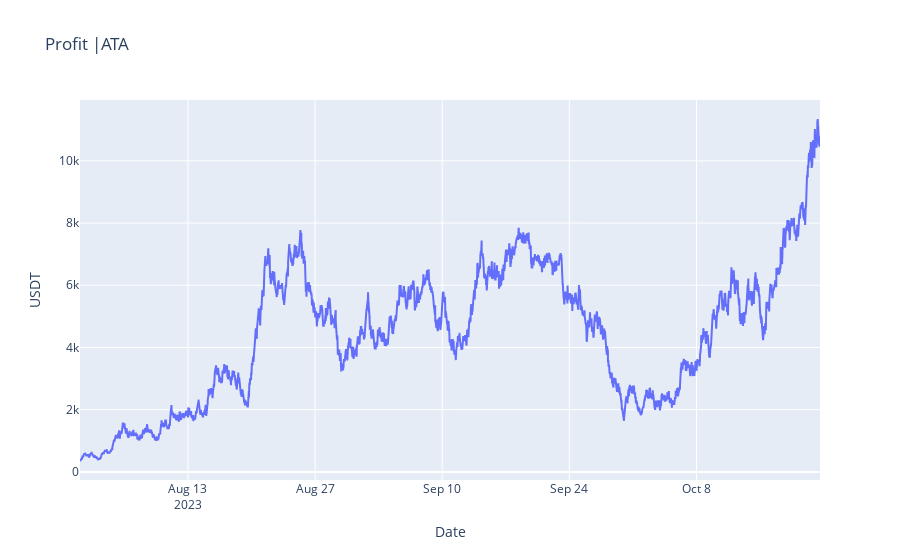

Source (notebook cell):
### Code cell
import plotly.graph_objects as go

fig = go.Figure(data=[go.Scatter(x=stats['_equity_curve'].index, y=stats['_equity_curve']['Equity'])])
fig.update_layout(title='Profit |'+symbol, yaxis_title='USDT', xaxis_title='Date')
fig.show()

### Figure 1 — Plotly figure (JSON) as saved in the notebook; plotly's stock layout.template omitted (floating-point values rounded to 4 significant figures; data arrays with more than 128 entries replaced by an {"elided": "..."} marker saying what was removed)
{"data": [{"type": "scatter", "x": {"elided": "23467 str values"}, "y": {"elided": "23467 float values"}}], "layout": {"title": {"text": "Profit |ATA"}, "xaxis": {"title": {"text": "Date"}}, "yaxis": {"title": {"text": "USDT"}}}}
